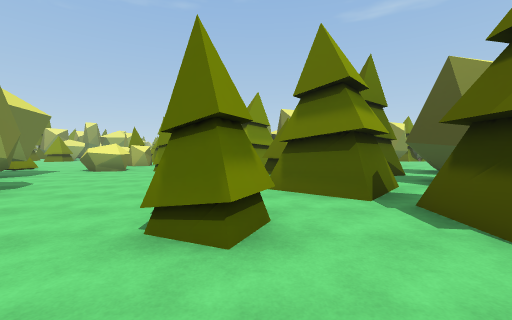
[1] (above)

24 first-person views from a walk through a 3-D level made in the Unity game engine. The camera is 1.4 m above the floor, tilts 2° down and sees 90° across. The floor is counted in squares, 2 m on a side. Each view is taken from the middle of a square. On the plan, view 1 faces up. The plan holds only what a view shows up to about 9 squares ahead; the rest is blank. The place goes on beyond the plan.

[2]
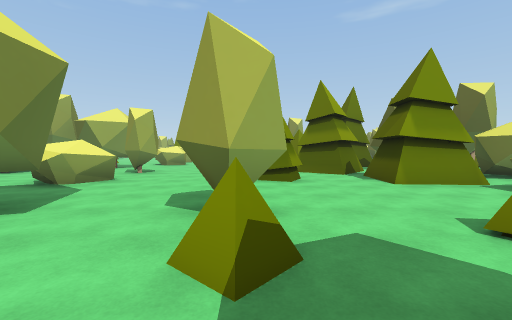

[3]
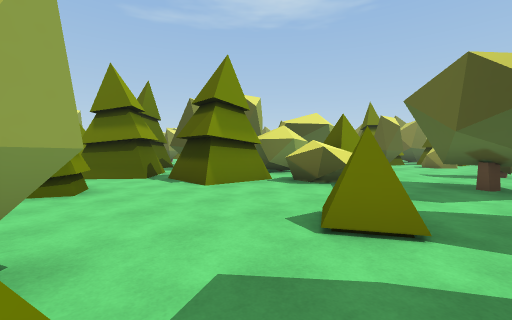

[4]
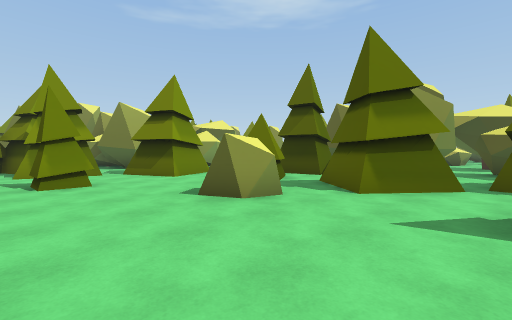

[5]
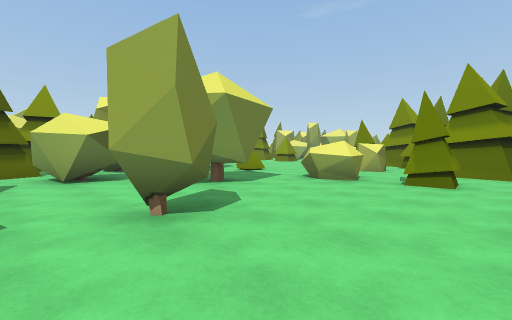

[6]
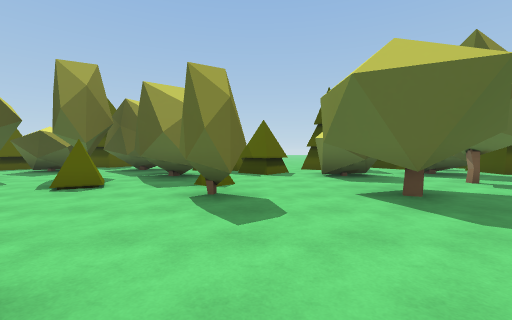

[7]
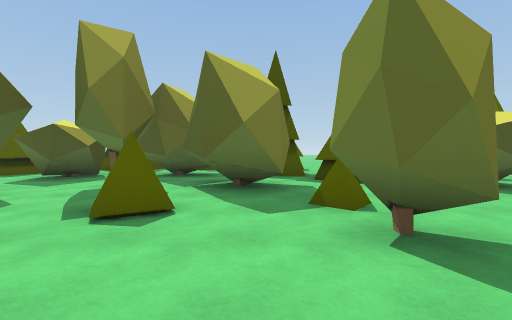

[8]
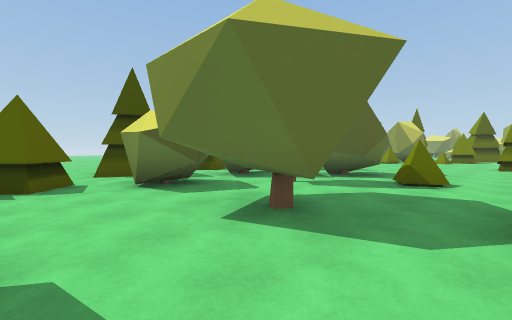

[9]
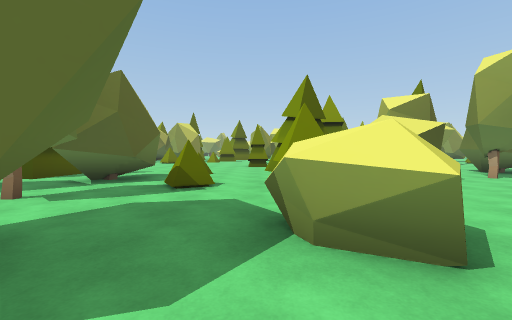

[10]
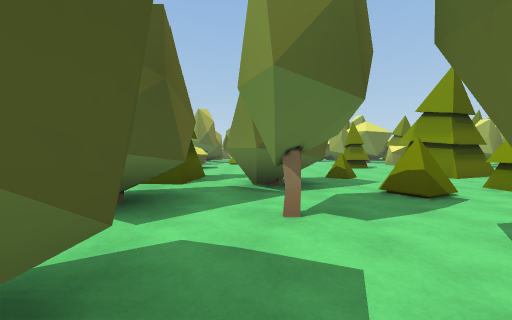

[11]
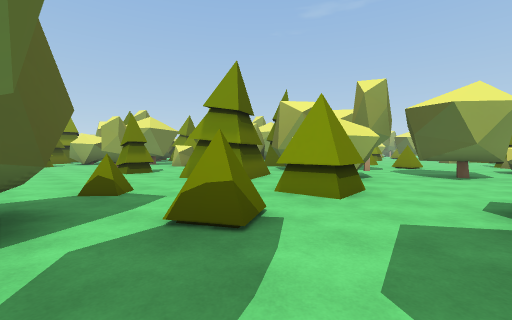

[12]
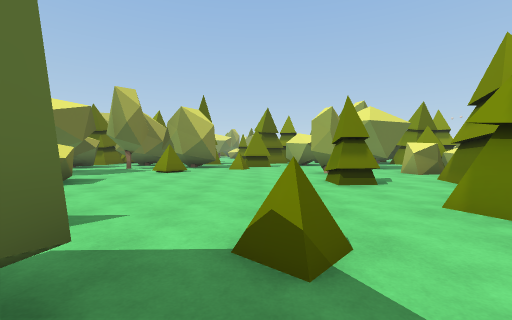

[13]
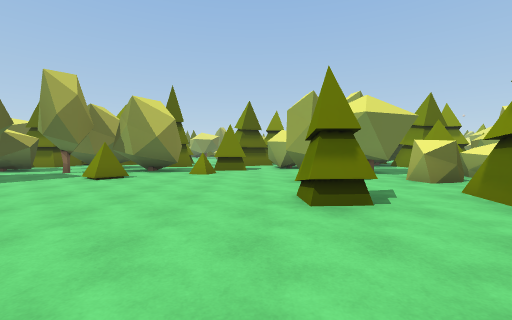

[14]
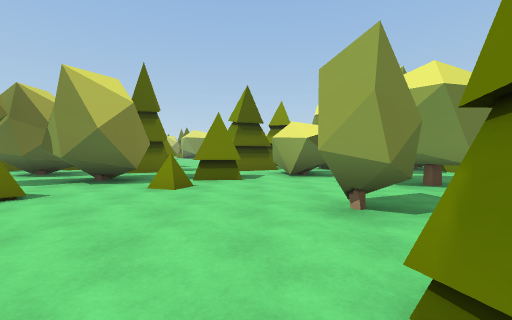

[15]
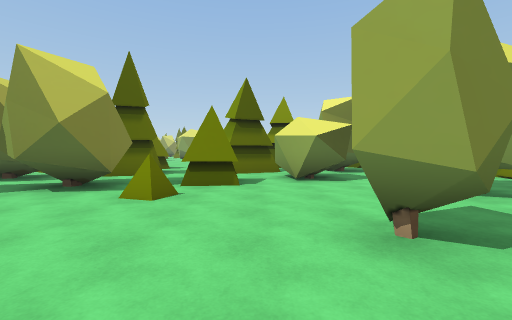

[16]
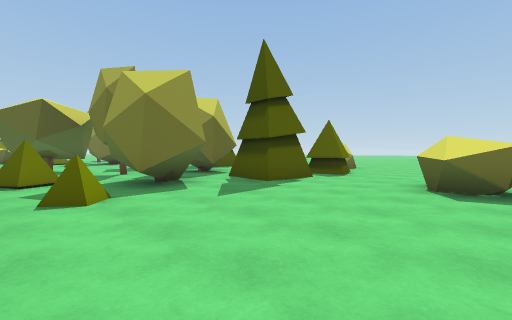

[17]
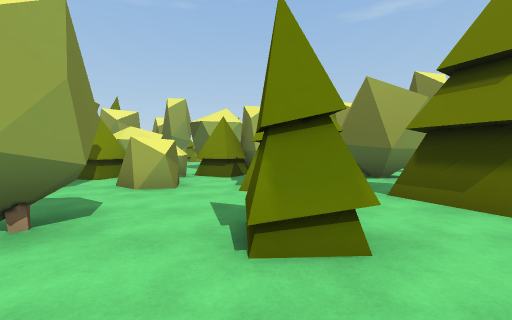

[18]
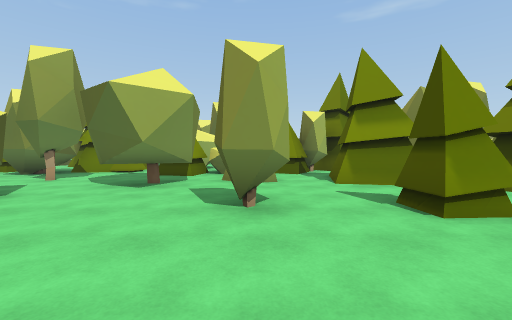

[19]
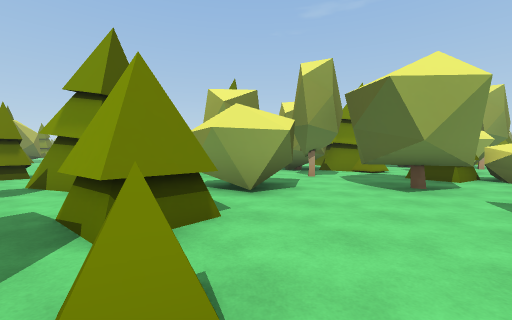

[20]
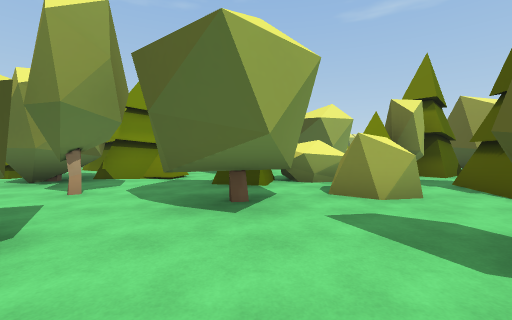

[21]
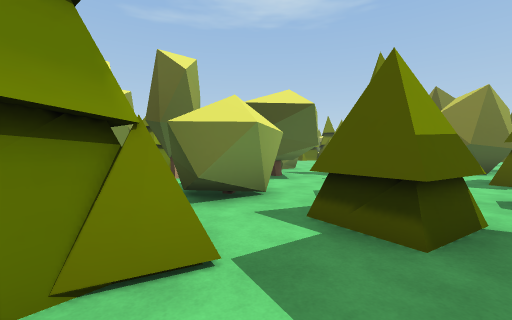

[22]
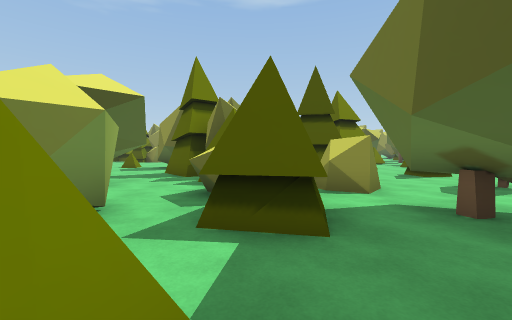

[23]
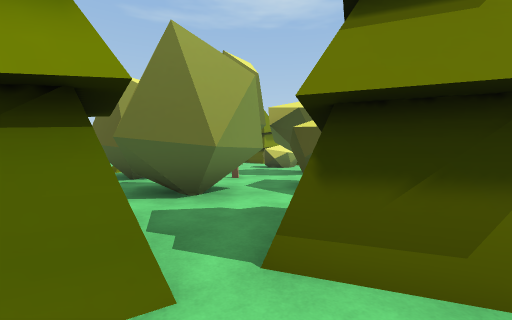

[24]
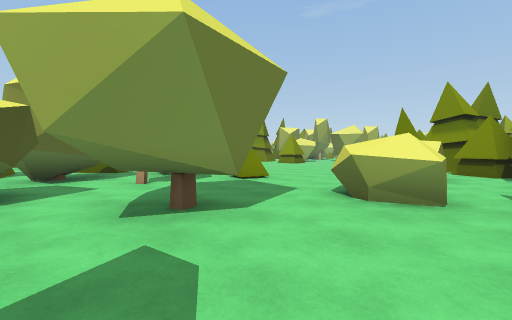

### Floor plan
Key: @ floor where view 1 was taken; # wall or solid block; x gap in a wall; . main floor; : floor 0.25 m higher than the main floor; / step, stairs or slope; = window, fence, low wall or low ledge; ^ raised ledge; T thing the floor can be seen under or through.
Columns run from 23 left of view 1 to 10 right of it. Each row starts with its distance up from view 1.
 16                  ##
 15                   ###
 14                   #.#
 13               .. #..#
 12               .. #..##=
 11     #         ........##
 10     .  #...   #...^....#
  9    ##.##...##....##.#...
  8    ##...#####.......... #.##.
  7 #####^.###.TT...#...... #....
  6 #..###^#...TT...#.....#.#..#
  5 #.......# .TTTT.........##.##
  4 ##.TT.#.##...##...#.....##..#.
  3 #..TT......##............/#.##
  2 . T........##..#.^#....#./#x##
  1 .TT...#.#.........^........^x
  0 ...............#.......@...### ..
 -1 #.#.........#.....##..#...........
 -2 ....#........TT...##..#.:...#.....
 -3 #.##.........TTTT...........# .#
 -4 ####x#.........TT.##...##.#..
 -5   ##.....^..##.TTx ###. #...#.
 -6   #.#...^#..##. ..x..##..##.#.

Where each view was taken, in squares from view 1:
view 1: 0 up, 0 right, facing up
view 2: 4 down, 1 left, facing up
view 3: 3 down, 1 left, facing up-right
view 4: 3 up, 4 left, facing up-right
view 5: 3 up, 2 left, facing up-left
view 6: 3 up, 2 left, facing down
view 7: 1 up, 0 right, facing down
view 8: 1 up, 2 left, facing down-left
view 9: 1 up, 3 left, facing left
view 10: 3 down, 4 left, facing left
view 11: 2 down, 6 left, facing up-left
view 12: 1 down, 9 left, facing left
view 13: 0 up, 11 left, facing left
view 14: 0 up, 14 left, facing left
view 15: 0 up, 15 left, facing left
view 16: 0 up, 15 left, facing down-right
view 17: 1 down, 15 left, facing up
view 18: 2 down, 17 left, facing up
view 19: 2 down, 18 left, facing up-left
view 20: 0 up, 19 left, facing up
view 21: 5 up, 22 left, facing up-right
view 22: 6 up, 22 left, facing right
view 23: 2 up, 14 left, facing up-right
view 24: 5 up, 4 left, facing up-left
